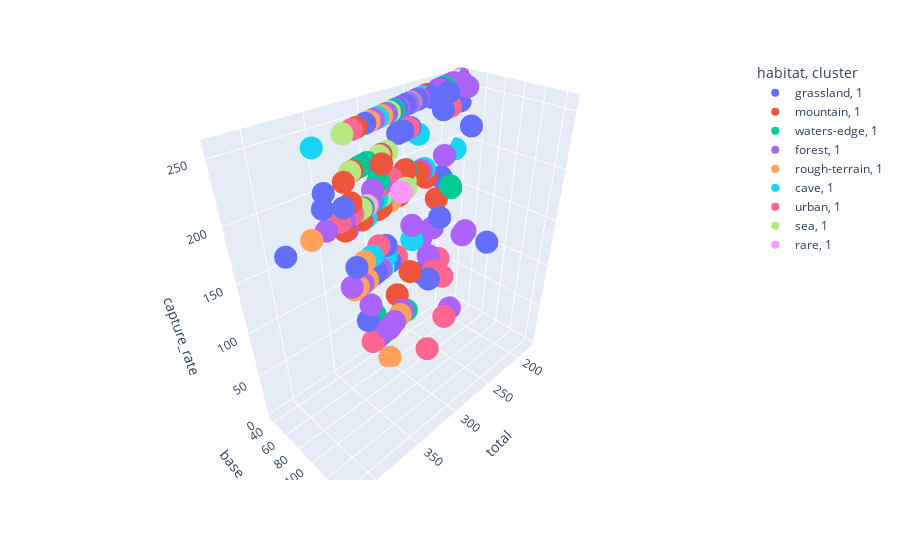
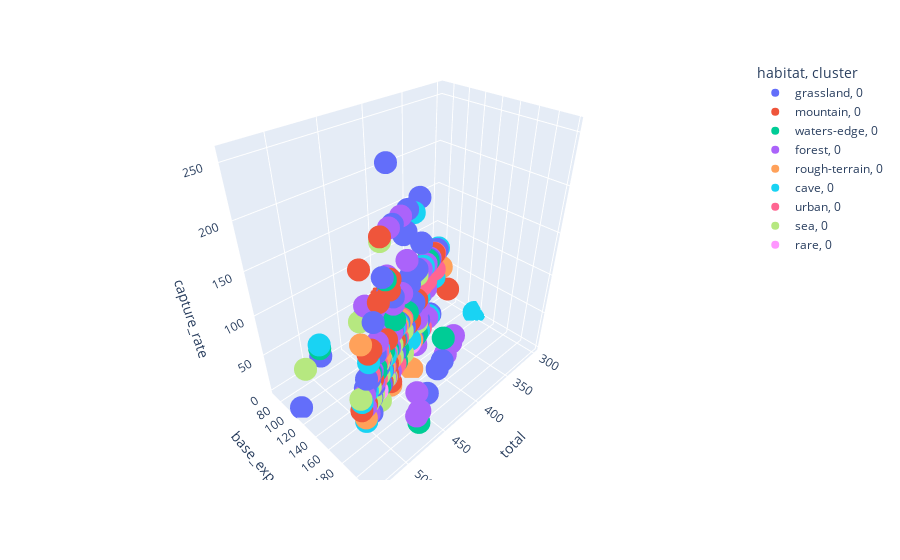

These figures' notebook cell, in order:
### Code cell
for C in list(pokemon_data.cluster.unique()):
    fig = px.scatter_3d(pokemon_data[pokemon_data.cluster == C], x='total', y='base_experience',z='capture_rate',color='habitat', symbol='cluster', hover_name='name',color_continuous_scale = 'sunset')
    fig.show()

### Figure 1 — Plotly figure (JSON) as saved in the notebook; plotly's stock layout.template omitted (floating-point values rounded to 4 significant figures)
{"data": [{"hovertemplate": "<b>%{hovertext}</b><br><br>habitat=grassland<br>cluster=1<br>total=%{x}<br>base_experience=%{y}<br>capture_rate=%{z}<extra></extra>", "hovertext": ["bulbasaur", "rattata", "ekans", "nidoran-f", "nidoran-m", "vulpix", "jigglypuff", "oddish", "growlithe", "ponyta", "doduo", "drowzee", "chikorita", "cyndaquil", "sentret", "igglybuff", "mareep", "hoppip", "skiploom", "sunkern", "torchic", "poochyena", "zigzagoon", "taillow", "electrike", "gulpin", "turtwig", "chimchar", "bidoof", "shinx", "budew", "cherubi", "buneary", "glameow", "stunky", "happiny", "skorupi", "croagunk", "snivy", "tepig", "patrat", "watchog", "lillipup", "purrloin", "pansage", "pansear", "blitzle", "cottonee", "petilil", "darumaka", "trubbish", "zorua", "minccino", "foongus", "ferroseed", "tynamo", "deino", "chespin", "fennekin", "bunnelby", "litleo", "skiddo", "skrelp", "helioptile", "noibat", "litten", "yungoos", "mareanie", "fomantis", "morelull", "salandit", "stufful", "bounsweet", "steenee", "grookey", "scorbunny", "skwovet", "rookidee", "nickit", "gossifleur", "wooloo", "yamper", "applin", "toxel", "sizzlipede", "impidimp"], "legendgroup": "grassland, 1", "marker": {"color": "#636efa", "symbol": "circle"}, "mode": "markers", "name": "grassland, 1", "scene": "scene", "showlegend": true, "type": "scatter3d", "x": [318, 253, 288, 275, 273, 299, 270, 320, 350, 410, 310, 328, 318, 309, 215, 210, 280, 250, 340, 180, 310, 220, 240, 270, 295, 302, 318, 309, 250, 263, 280, 275, 350, 310, 329, 220, 330, 300, 308, 308, 255, 420, 275, 281, 316, 316, 295, 280, 280, 315, 329, 330, 300, 294, 305, 275, 300, 313, 307, 237, 369, 350, 320, 289, 245, 320, 253, 305, 250, 285, 320, 340, 210, 290, 310, 310, 275, 245, 245, 250, 270, 270, 260, 242, 305, 265], "y": [64, 51, 58, 55, 55, 60, 95, 64, 70, 82, 62, 66, 64, 62, 43, 42, 56, 50, 119, 36, 62, 56, 56, 54, 59, 60, 64, 62, 50, 53, 56, 55, 70, 62, 66, 110, 66, 60, 62, 62, 51, 147, 55, 56, 63, 63, 59, 56, 56, 63, 66, 66, 60, 59, 61, 55, 60, 63, 61, 47, 74, 70, 64, 58, 49, 64, 51, 61, 50, 57, 64, 68, 42, 102, 62, 62, 55, 49, 49, 50, 122, 54, 52, 48, 61, 53], "z": [45, 255, 255, 235, 235, 190, 170, 255, 190, 190, 190, 190, 45, 45, 255, 170, 235, 255, 120, 235, 45, 255, 255, 200, 120, 225, 45, 45, 255, 235, 255, 190, 190, 190, 225, 130, 120, 140, 45, 45, 255, 255, 255, 255, 190, 190, 190, 190, 190, 120, 190, 75, 255, 190, 255, 190, 45, 45, 45, 255, 220, 200, 225, 190, 190, 45, 255, 190, 190, 190, 120, 140, 235, 120, 45, 45, 255, 255, 255, 190, 255, 255, 255, 75, 190, 255]}, {"hovertemplate": "<b>%{hovertext}</b><br><br>habitat=mountain<br>cluster=1<br>total=%{x}<br>base_experience=%{y}<br>capture_rate=%{z}<extra></extra>", "hovertext": ["charmander", "clefairy", "mankey", "machop", "geodude", "cubone", "cleffa", "teddiursa", "slugma", "larvitar", "makuhita", "aron", "meditite", "numel", "spoink", "spinda", "bonsly", "riolu", "roggenrola", "timburr", "mienfoo", "flabebe", "pancham", "spritzee", "swirlix", "crabrawler", "rockruff", "rolycoly", "clobbopus", "milcery"], "legendgroup": "mountain, 1", "marker": {"color": "#EF553B", "symbol": "circle"}, "mode": "markers", "name": "mountain, 1", "scene": "scene", "showlegend": true, "type": "scatter3d", "x": [309, 323, 305, 305, 300, 320, 218, 330, 250, 300, 237, 330, 280, 305, 330, 360, 290, 285, 280, 305, 350, 303, 348, 341, 341, 338, 280, 240, 310, 270], "y": [62, 113, 61, 61, 60, 64, 44, 66, 50, 60, 47, 66, 56, 61, 66, 126, 58, 57, 56, 61, 70, 61, 70, 68, 68, 68, 56, 48, 62, 54], "z": [45, 150, 190, 180, 255, 190, 150, 120, 190, 45, 180, 180, 180, 255, 255, 255, 255, 75, 255, 180, 180, 225, 220, 200, 200, 225, 190, 255, 180, 200]}, {"hovertemplate": "<b>%{hovertext}</b><br><br>habitat=waters-edge<br>cluster=1<br>total=%{x}<br>base_experience=%{y}<br>capture_rate=%{z}<extra></extra>", "hovertext": ["squirtle", "psyduck", "poliwag", "slowpoke", "krabby", "goldeen", "magikarp", "dratini", "totodile", "marill", "wooper", "mudkip", "lotad", "lombre", "surskit", "azurill", "barboach", "corphish", "feebas", "piplup", "buizel", "shellos", "gible", "finneon", "oshawott", "panpour", "tympole", "frillish", "axew", "froakie", "clauncher", "goomy", "popplio", "dewpider", "jangmo-o", "sobble", "chewtle", "arrokuda", "dreepy"], "legendgroup": "waters-edge, 1", "marker": {"color": "#00cc96", "symbol": "circle"}, "mode": "markers", "name": "waters-edge, 1", "scene": "scene", "showlegend": true, "type": "scatter3d", "x": [314, 320, 300, 315, 325, 320, 200, 300, 314, 250, 210, 310, 220, 340, 269, 190, 288, 308, 200, 314, 330, 325, 300, 330, 308, 316, 294, 335, 320, 314, 330, 300, 320, 269, 300, 310, 284, 280, 270], "y": [63, 64, 60, 63, 65, 64, 40, 60, 63, 88, 42, 62, 44, 119, 54, 38, 58, 62, 40, 63, 66, 65, 60, 66, 62, 63, 59, 67, 64, 63, 66, 60, 64, 54, 60, 62, 57, 56, 54], "z": [45, 190, 255, 190, 225, 225, 255, 45, 45, 190, 255, 45, 255, 120, 200, 150, 190, 205, 255, 45, 190, 190, 45, 190, 45, 190, 255, 190, 75, 45, 225, 45, 45, 200, 45, 45, 255, 255, 45]}, {"hovertemplate": "<b>%{hovertext}</b><br><br>habitat=forest<br>cluster=1<br>total=%{x}<br>base_experience=%{y}<br>capture_rate=%{z}<extra></extra>", "hovertext": ["caterpie", "metapod", "weedle", "kakuna", "pidgey", "pidgeotto", "pikachu", "paras", "venonat", "bellsprout", "exeggcute", "hoothoot", "ledyba", "spinarak", "pichu", "togepi", "natu", "pineco", "treecko", "wurmple", "silcoon", "cascoon", "seedot", "nuzleaf", "shroomish", "slakoth", "nincada", "shedinja", "skitty", "swablu", "duskull", "starly", "staravia", "kricketot", "burmy", "combee", "drifloon", "snover", "pidove", "tranquill", "sewaddle", "venipede", "dwebble", "scraggy", "deerling", "karrablast", "joltik", "shelmet", "rufflet", "vullaby", "fletchling", "scatterbug", "spewpa", "phantump", "rowlet", "pikipek", "trumbeak", "grubbin", "cutiefly", "wimpod", "blipbug", "dottler"], "legendgroup": "forest, 1", "marker": {"color": "#ab63fa", "symbol": "circle"}, "mode": "markers", "name": "forest, 1", "scene": "scene", "showlegend": true, "type": "scatter3d", "x": [195, 205, 195, 205, 251, 349, 320, 285, 305, 300, 325, 262, 265, 250, 205, 245, 320, 290, 310, 195, 205, 205, 220, 340, 295, 280, 266, 236, 260, 310, 295, 245, 340, 194, 224, 244, 348, 334, 264, 358, 310, 260, 325, 348, 335, 315, 319, 305, 350, 370, 278, 200, 213, 309, 320, 265, 355, 300, 304, 230, 180, 335], "y": [39, 72, 39, 72, 50, 122, 112, 57, 61, 60, 65, 52, 53, 50, 41, 49, 64, 58, 62, 56, 72, 72, 44, 119, 59, 56, 53, 83, 52, 62, 59, 49, 119, 39, 45, 49, 70, 67, 53, 125, 62, 52, 65, 70, 67, 63, 64, 61, 70, 74, 56, 40, 75, 62, 64, 53, 124, 60, 61, 46, 36, 117], "z": [255, 120, 255, 120, 255, 120, 190, 190, 190, 255, 90, 255, 255, 255, 190, 190, 190, 190, 45, 255, 120, 120, 255, 120, 255, 255, 255, 45, 255, 255, 190, 255, 120, 255, 120, 120, 125, 120, 255, 120, 255, 255, 190, 180, 190, 200, 190, 200, 190, 190, 255, 255, 120, 120, 45, 255, 120, 255, 190, 90, 255, 120]}, {"hovertemplate": "<b>%{hovertext}</b><br><br>habitat=rough-terrain<br>cluster=1<br>total=%{x}<br>base_experience=%{y}<br>capture_rate=%{z}<extra></extra>", "hovertext": ["spearow", "sandshrew", "magnemite", "rhyhorn", "houndour", "phanpy", "trapinch", "vibrava", "cacnea", "baltoy", "bagon", "beldum", "bronzor", "hippopotas", "drilbur", "sandile", "golett", "pawniard", "inkay", "mudbray", "silicobra"], "legendgroup": "rough-terrain, 1", "marker": {"color": "#FFA15A", "symbol": "circle"}, "mode": "markers", "name": "rough-terrain, 1", "scene": "scene", "showlegend": true, "type": "scatter3d", "x": [262, 300, 325, 345, 330, 330, 290, 340, 335, 300, 300, 300, 300, 330, 328, 292, 303, 340, 288, 385, 315], "y": [52, 60, 65, 69, 66, 66, 58, 119, 67, 60, 60, 60, 60, 66, 66, 58, 61, 68, 58, 77, 63], "z": [255, 255, 190, 120, 120, 120, 255, 120, 190, 255, 45, 3, 255, 140, 120, 180, 190, 120, 190, 190, 255]}, {"hovertemplate": "<b>%{hovertext}</b><br><br>habitat=cave<br>cluster=1<br>total=%{x}<br>base_experience=%{y}<br>capture_rate=%{z}<extra></extra>", "hovertext": ["zubat", "diglett", "gastly", "swinub", "whismur", "nosepass", "wynaut", "snorunt", "yamask", "vanillite", "klink", "litwick", "cubchoo", "honedge", "bergmite", "sandygast", "sinistea", "snom", "cufant"], "legendgroup": "cave, 1", "marker": {"color": "#19d3f3", "symbol": "circle"}, "mode": "markers", "name": "cave, 1", "scene": "scene", "showlegend": true, "type": "scatter3d", "x": [245, 265, 310, 250, 240, 375, 260, 300, 303, 305, 300, 275, 305, 325, 304, 320, 308, 185, 330], "y": [49, 53, 62, 50, 48, 75, 52, 60, 61, 61, 60, 55, 61, 65, 61, 64, 62, 37, 66], "z": [255, 255, 190, 225, 190, 255, 125, 190, 190, 255, 130, 190, 120, 180, 190, 140, 120, 190, 190]}, {"hovertemplate": "<b>%{hovertext}</b><br><br>habitat=urban<br>cluster=1<br>total=%{x}<br>base_experience=%{y}<br>capture_rate=%{z}<extra></extra>", "hovertext": ["meowth", "abra", "grimer", "voltorb", "koffing", "ditto", "eevee", "snubbull", "smeargle", "tyrogue", "smoochum", "ralts", "kirlia", "shuppet", "chingling", "mime-jr", "munna", "gothita", "solosis", "elgyem", "espurr", "cosmog", "hatenna"], "legendgroup": "urban, 1", "marker": {"color": "#FF6692", "symbol": "circle"}, "mode": "markers", "name": "urban, 1", "scene": "scene", "showlegend": true, "type": "scatter3d", "x": [290, 310, 325, 330, 340, 288, 325, 300, 250, 210, 305, 198, 278, 295, 285, 310, 292, 290, 290, 335, 355, 200, 265], "y": [58, 62, 65, 66, 68, 101, 65, 60, 88, 42, 61, 40, 97, 59, 57, 62, 58, 58, 58, 67, 71, 40, 53], "z": [255, 200, 190, 190, 190, 35, 45, 190, 45, 75, 45, 235, 120, 225, 120, 145, 190, 200, 200, 255, 190, 45, 235]}, {"hovertemplate": "<b>%{hovertext}</b><br><br>habitat=sea<br>cluster=1<br>total=%{x}<br>base_experience=%{y}<br>capture_rate=%{z}<extra></extra>", "hovertext": ["tentacool", "seel", "shellder", "horsea", "staryu", "chinchou", "remoraid", "wingull", "carvanha", "spheal", "clamperl", "luvdisc", "ducklett", "binacle"], "legendgroup": "sea, 1", "marker": {"color": "#B6E880", "symbol": "circle"}, "mode": "markers", "name": "sea, 1", "scene": "scene", "showlegend": true, "type": "scatter3d", "x": [335, 325, 305, 295, 340, 330, 300, 270, 305, 290, 345, 330, 305, 306], "y": [67, 65, 61, 59, 68, 66, 60, 54, 61, 58, 69, 116, 61, 61], "z": [190, 190, 190, 225, 225, 190, 190, 190, 225, 255, 255, 225, 190, 120]}, {"hovertemplate": "<b>%{hovertext}</b><br><br>habitat=rare<br>cluster=1<br>total=%{x}<br>base_experience=%{y}<br>capture_rate=%{z}<extra></extra>", "hovertext": ["unown", "woobat"], "legendgroup": "rare, 1", "marker": {"color": "#FF97FF", "symbol": "circle"}, "mode": "markers", "name": "rare, 1", "scene": "scene", "showlegend": true, "type": "scatter3d", "x": [336, 323], "y": [118, 65], "z": [225, 190]}], "layout": {"legend": {"title": {"text": "habitat, cluster"}, "tracegroupgap": 0}, "margin": {"t": 60}, "scene": {"domain": {"x": [0, 1], "y": [0, 1]}, "xaxis": {"title": {"text": "total"}}, "yaxis": {"title": {"text": "base_experience"}}, "zaxis": {"title": {"text": "capture_rate"}}}}}

### Figure 2 — Plotly figure (JSON) as saved in the notebook; plotly's stock layout.template omitted (floating-point values rounded to 4 significant figures)
{"data": [{"hovertemplate": "<b>%{hovertext}</b><br><br>habitat=grassland<br>cluster=0<br>total=%{x}<br>base_experience=%{y}<br>capture_rate=%{z}<extra></extra>", "hovertext": ["ivysaur", "raticate", "arbok", "nidorina", "nidorino", "ninetales", "wigglytuff", "gloom", "rapidash", "farfetchd", "dodrio", "hypno", "lickitung", "tangela", "kangaskhan", "scyther", "electabuzz", "tauros", "bayleef", "quilava", "furret", "flaaffy", "jumpluff", "sunflora", "girafarig", "scizor", "elekid", "miltank", "combusken", "mightyena", "linoone", "swellow", "manectric", "plusle", "minun", "roselia", "swalot", "zangoose", "seviper", "castform", "chimecho", "grotle", "monferno", "bibarel", "luxio", "pachirisu", "cherrim", "ambipom", "lopunny", "purugly", "skuntank", "munchlax", "drapion", "toxicroak", "carnivine", "rotom", "servine", "pignite", "herdier", "liepard", "simisage", "simisear", "zebstrika", "whimsicott", "lilligant", "maractus", "garbodor", "zoroark", "cinccino", "emolga", "amoonguss", "ferrothorn", "eelektrik", "bouffalant", "heatmor", "zweilous", "quilladin", "braixen", "diggersby", "fletchinder", "talonflame", "pyroar", "furfrou", "dragalge", "heliolisk", "dedenne", "torracat", "gumshoos", "toxapex", "lurantis", "shiinotic", "salazzle", "bewear", "oranguru", "type-null", "komala", "turtonator", "togedemaru", "drampa", "poipole", "thwackey", "raboot", "greedent", "corvisquire", "thievul", "eldegoss", "dubwool", "boltund", "flapple", "appletun", "morgrem", "pincurchin", "morpeko", "dracozolt", "arctozolt"], "legendgroup": "grassland, 0", "marker": {"color": "#636efa", "symbol": "circle"}, "mode": "markers", "name": "grassland, 0", "scene": "scene", "showlegend": true, "type": "scatter3d", "x": [405, 413, 448, 365, 365, 505, 435, 395, 500, 377, 470, 483, 385, 435, 490, 500, 490, 490, 405, 405, 415, 365, 460, 425, 455, 500, 360, 490, 405, 420, 420, 455, 475, 405, 405, 400, 467, 458, 458, 420, 455, 405, 405, 410, 363, 405, 450, 482, 480, 452, 479, 390, 500, 490, 454, 440, 413, 418, 370, 446, 498, 498, 497, 480, 480, 461, 474, 510, 470, 428, 464, 489, 405, 490, 484, 420, 405, 409, 423, 382, 499, 507, 472, 494, 481, 431, 420, 418, 495, 480, 405, 480, 500, 490, 534, 480, 485, 435, 485, 420, 420, 420, 460, 365, 455, 460, 490, 490, 485, 485, 370, 435, 436, 505, 505], "y": [142, 145, 157, 128, 128, 177, 196, 138, 175, 132, 165, 169, 77, 87, 172, 100, 172, 172, 142, 142, 145, 128, 207, 149, 159, 175, 72, 172, 142, 147, 147, 159, 166, 142, 142, 140, 163, 160, 160, 147, 159, 142, 142, 144, 127, 142, 158, 169, 168, 158, 168, 78, 175, 172, 159, 154, 145, 146, 130, 156, 174, 174, 174, 168, 168, 161, 166, 179, 165, 150, 162, 171, 142, 172, 169, 147, 142, 143, 148, 134, 175, 177, 165, 173, 168, 151, 147, 146, 173, 168, 142, 168, 175, 172, 107, 168, 170, 152, 170, 189, 147, 147, 161, 128, 159, 161, 172, 172, 170, 170, 130, 152, 153, 177, 177], "z": [45, 127, 90, 120, 120, 75, 50, 120, 60, 45, 45, 75, 45, 45, 45, 45, 45, 45, 45, 45, 90, 120, 45, 120, 60, 25, 45, 45, 45, 127, 90, 45, 45, 200, 200, 150, 75, 90, 90, 45, 45, 45, 45, 127, 120, 200, 75, 45, 60, 75, 60, 50, 45, 75, 200, 45, 45, 45, 120, 90, 75, 75, 75, 75, 75, 255, 60, 45, 60, 200, 75, 90, 60, 45, 90, 45, 45, 45, 127, 120, 45, 65, 160, 55, 75, 180, 45, 127, 75, 75, 75, 45, 70, 45, 3, 45, 70, 180, 70, 45, 45, 45, 90, 120, 127, 75, 127, 45, 45, 45, 120, 75, 180, 45, 45]}, {"hovertemplate": "<b>%{hovertext}</b><br><br>habitat=mountain<br>cluster=0<br>total=%{x}<br>base_experience=%{y}<br>capture_rate=%{z}<extra></extra>", "hovertext": ["charmeleon", "primeape", "machoke", "graveler", "marowak", "magmar", "aerodactyl", "gligar", "shuckle", "ursaring", "magcargo", "delibird", "magby", "pupitar", "hariyama", "lairon", "medicham", "camerupt", "torkoal", "grumpig", "absol", "cranidos", "rampardos", "shieldon", "bastiodon", "boldore", "gurdurr", "throh", "sawk", "archen", "mienshao", "floette", "pangoro", "aromatisse", "slurpuff", "tyrunt", "hawlucha", "crabominable", "comfey", "passimian", "carkol", "grapploct", "sirfetchd", "alcremie", "falinks", "stonjourner", "kubfu"], "legendgroup": "mountain, 0", "marker": {"color": "#EF553B", "symbol": "circle"}, "mode": "markers", "name": "mountain, 0", "scene": "scene", "showlegend": true, "type": "scatter3d", "x": [405, 455, 405, 390, 425, 495, 515, 430, 505, 500, 430, 330, 365, 410, 474, 430, 410, 460, 470, 470, 465, 350, 495, 350, 495, 390, 405, 465, 465, 401, 510, 371, 495, 462, 480, 362, 500, 478, 485, 490, 410, 480, 507, 495, 470, 470, 385], "y": [142, 159, 142, 137, 149, 173, 180, 86, 177, 175, 151, 116, 73, 144, 166, 151, 144, 161, 165, 165, 163, 70, 173, 70, 173, 137, 142, 163, 163, 71, 179, 130, 173, 162, 168, 72, 175, 167, 170, 172, 144, 168, 177, 173, 165, 165, 77], "z": [45, 75, 90, 120, 75, 45, 45, 60, 190, 60, 75, 45, 45, 45, 200, 90, 90, 150, 90, 60, 30, 45, 45, 45, 45, 120, 90, 45, 45, 45, 45, 120, 65, 140, 140, 45, 100, 60, 60, 45, 120, 45, 45, 100, 45, 60, 3]}, {"hovertemplate": "<b>%{hovertext}</b><br><br>habitat=waters-edge<br>cluster=0<br>total=%{x}<br>base_experience=%{y}<br>capture_rate=%{z}<extra></extra>", "hovertext": ["wartortle", "golduck", "poliwhirl", "slowbro", "kingler", "seaking", "dragonair", "croconaw", "azumarill", "quagsire", "slowking", "marshtomp", "ludicolo", "masquerain", "whiscash", "crawdaunt", "anorith", "armaldo", "prinplup", "floatzel", "gastrodon", "gabite", "lumineon", "phione", "dewott", "simipour", "palpitoad", "jellicent", "alomomola", "fraxure", "druddigon", "frogadier", "clawitzer", "sliggoo", "brionne", "araquanid", "pyukumuku", "bruxish", "hakamo-o", "drizzile", "barraskewda", "drakloak"], "legendgroup": "waters-edge, 0", "marker": {"color": "#00cc96", "symbol": "circle"}, "mode": "markers", "name": "waters-edge, 0", "scene": "scene", "showlegend": true, "type": "scatter3d", "x": [405, 500, 385, 490, 475, 450, 420, 405, 420, 430, 490, 405, 480, 454, 468, 468, 355, 495, 405, 495, 475, 410, 460, 480, 413, 498, 384, 480, 470, 410, 485, 405, 500, 452, 420, 454, 410, 475, 420, 420, 490, 410], "y": [142, 175, 135, 172, 166, 158, 147, 142, 189, 151, 172, 142, 216, 159, 164, 164, 71, 173, 142, 173, 166, 144, 161, 216, 145, 174, 134, 168, 165, 144, 170, 142, 100, 158, 147, 159, 144, 166, 147, 147, 172, 144], "z": [45, 75, 120, 75, 60, 60, 45, 45, 75, 90, 70, 45, 45, 75, 75, 155, 45, 45, 45, 75, 75, 45, 75, 30, 45, 75, 120, 60, 75, 60, 45, 45, 55, 45, 45, 100, 60, 80, 45, 45, 60, 45]}, {"hovertemplate": "<b>%{hovertext}</b><br><br>habitat=forest<br>cluster=0<br>total=%{x}<br>base_experience=%{y}<br>capture_rate=%{z}<extra></extra>", "hovertext": ["butterfree", "beedrill", "pidgeot", "raichu", "parasect", "venomoth", "weepinbell", "pinsir", "noctowl", "ledian", "ariados", "togetic", "xatu", "sudowoodo", "aipom", "yanma", "murkrow", "forretress", "heracross", "sneasel", "stantler", "grovyle", "beautifly", "dustox", "shiftry", "breloom", "vigoroth", "ninjask", "delcatty", "volbeat", "illumise", "altaria", "kecleon", "dusclops", "tropius", "staraptor", "kricketune", "mothim", "vespiquen", "drifblim", "honchkrow", "chatot", "spiritomb", "abomasnow", "weavile", "swadloon", "whirlipede", "scolipede", "crustle", "scrafty", "sawsbuck", "escavalier", "galvantula", "accelgor", "braviary", "mandibuzz", "durant", "larvesta", "vivillon", "trevenant", "dartrix", "toucannon", "charjabug", "ribombee"], "legendgroup": "forest, 0", "marker": {"color": "#ab63fa", "symbol": "circle"}, "mode": "markers", "name": "forest, 0", "scene": "scene", "showlegend": true, "type": "scatter3d", "x": [395, 395, 479, 485, 405, 450, 390, 500, 452, 390, 400, 405, 470, 410, 360, 390, 405, 465, 500, 430, 465, 405, 395, 385, 480, 460, 440, 456, 400, 430, 430, 490, 440, 455, 460, 485, 384, 424, 474, 498, 505, 411, 485, 494, 510, 380, 360, 485, 485, 488, 475, 495, 472, 495, 510, 510, 484, 360, 411, 474, 420, 485, 400, 464], "y": [178, 178, 216, 218, 142, 158, 137, 175, 158, 137, 140, 142, 165, 144, 72, 78, 81, 163, 175, 86, 163, 142, 178, 173, 216, 161, 154, 160, 140, 151, 151, 172, 154, 159, 161, 218, 134, 148, 166, 174, 177, 144, 170, 173, 179, 133, 126, 218, 170, 171, 166, 173, 165, 173, 179, 179, 169, 72, 185, 166, 147, 218, 140, 162], "z": [45, 45, 45, 75, 75, 75, 120, 45, 90, 90, 90, 75, 75, 65, 45, 75, 30, 75, 45, 60, 45, 45, 45, 45, 45, 90, 120, 120, 60, 150, 150, 45, 200, 90, 200, 45, 45, 45, 45, 60, 30, 30, 100, 60, 45, 120, 120, 45, 75, 90, 75, 75, 75, 75, 60, 60, 90, 45, 45, 60, 45, 45, 120, 75]}, {"hovertemplate": "<b>%{hovertext}</b><br><br>habitat=rough-terrain<br>cluster=0<br>total=%{x}<br>base_experience=%{y}<br>capture_rate=%{z}<extra></extra>", "hovertext": ["fearow", "sandslash", "magneton", "rhydon", "skarmory", "houndoom", "donphan", "cacturne", "claydol", "shelgon", "metang", "bronzong", "gliscor", "excadrill", "krokorok", "stunfisk", "golurk", "bisharp", "malamar", "mudsdale", "sandaconda", "runerigus"], "legendgroup": "rough-terrain, 0", "marker": {"color": "#FFA15A", "symbol": "circle"}, "mode": "markers", "name": "rough-terrain, 0", "scene": "scene", "showlegend": true, "type": "scatter3d", "x": [442, 450, 465, 485, 465, 500, 500, 475, 500, 420, 420, 500, 510, 508, 351, 471, 483, 490, 482, 500, 510, 483], "y": [155, 158, 163, 170, 163, 175, 175, 166, 175, 147, 147, 175, 179, 178, 123, 165, 169, 172, 169, 175, 179, 169], "z": [90, 90, 60, 60, 25, 45, 60, 60, 90, 45, 3, 90, 30, 60, 90, 75, 90, 45, 80, 60, 120, 90]}, {"hovertemplate": "<b>%{hovertext}</b><br><br>habitat=cave<br>cluster=0<br>total=%{x}<br>base_experience=%{y}<br>capture_rate=%{z}<extra></extra>", "hovertext": ["golbat", "dugtrio", "haunter", "onix", "misdreavus", "wobbuffet", "dunsparce", "steelix", "piloswine", "loudred", "sableye", "mawile", "lunatone", "solrock", "glalie", "mismagius", "froslass", "cofagrigus", "vanillish", "klang", "lampent", "beartic", "doublade", "carbink", "klefki", "avalugg", "palossand", "meltan", "polteageist", "perrserker", "frosmoth", "copperajah"], "legendgroup": "cave, 0", "marker": {"color": "#19d3f3", "symbol": "circle"}, "mode": "markers", "name": "cave, 0", "scene": "scene", "showlegend": true, "type": "scatter3d", "x": [455, 425, 405, 385, 435, 405, 415, 510, 450, 360, 380, 380, 460, 460, 480, 495, 480, 483, 395, 440, 370, 505, 448, 500, 470, 514, 480, 300, 508, 440, 475, 500], "y": [159, 149, 142, 77, 87, 142, 145, 179, 158, 126, 133, 133, 161, 161, 168, 173, 168, 169, 138, 154, 130, 177, 157, 100, 165, 180, 168, 135, 178, 154, 168, 175], "z": [90, 50, 90, 45, 45, 45, 190, 25, 75, 120, 45, 45, 45, 45, 75, 45, 75, 90, 120, 60, 90, 60, 90, 60, 75, 55, 60, 3, 60, 90, 75, 90]}, {"hovertemplate": "<b>%{hovertext}</b><br><br>habitat=urban<br>cluster=0<br>total=%{x}<br>base_experience=%{y}<br>capture_rate=%{z}<extra></extra>", "hovertext": ["persian", "kadabra", "muk", "electrode", "hitmonlee", "hitmonchan", "weezing", "mr-mime", "jynx", "porygon", "granbull", "hitmontop", "banette", "musharna", "gothorita", "duosion", "beheeyem", "cosmoem", "hattrem"], "legendgroup": "urban, 0", "marker": {"color": "#FF6692", "symbol": "circle"}, "mode": "markers", "name": "urban, 0", "scene": "scene", "showlegend": true, "type": "scatter3d", "x": [440, 400, 500, 490, 455, 455, 490, 460, 455, 395, 450, 455, 455, 487, 390, 370, 485, 400, 370], "y": [154, 140, 175, 172, 159, 159, 172, 161, 159, 79, 158, 159, 159, 170, 137, 130, 170, 140, 130], "z": [90, 100, 75, 60, 45, 45, 60, 45, 45, 45, 75, 45, 45, 75, 100, 100, 90, 45, 120]}, {"hovertemplate": "<b>%{hovertext}</b><br><br>habitat=sea<br>cluster=0<br>total=%{x}<br>base_experience=%{y}<br>capture_rate=%{z}<extra></extra>", "hovertext": ["tentacruel", "dewgong", "seadra", "omanyte", "omastar", "kabuto", "kabutops", "lanturn", "qwilfish", "corsola", "octillery", "mantine", "pelipper", "sharpedo", "wailmer", "wailord", "lileep", "cradily", "sealeo", "huntail", "gorebyss", "relicanth", "mantyke", "tirtouga", "carracosta", "swanna", "barbaracle", "amaura", "aurorus", "drednaw", "cramorant", "dracovish", "arctovish"], "legendgroup": "sea, 0", "marker": {"color": "#B6E880", "symbol": "circle"}, "mode": "markers", "name": "sea, 0", "scene": "scene", "showlegend": true, "type": "scatter3d", "x": [515, 475, 440, 355, 495, 355, 495, 460, 440, 410, 480, 485, 440, 460, 400, 500, 355, 495, 410, 485, 485, 485, 345, 355, 495, 473, 500, 362, 521, 485, 475, 505, 505], "y": [180, 166, 154, 71, 173, 71, 173, 161, 88, 144, 168, 170, 154, 161, 80, 175, 71, 173, 144, 170, 170, 170, 69, 71, 173, 166, 175, 72, 104, 170, 166, 177, 177], "z": [60, 75, 75, 45, 45, 45, 45, 75, 45, 60, 75, 25, 45, 60, 125, 60, 45, 45, 120, 60, 60, 25, 25, 45, 45, 45, 45, 45, 45, 75, 45, 45, 45]}, {"hovertemplate": "<b>%{hovertext}</b><br><br>habitat=rare<br>cluster=0<br>total=%{x}<br>base_experience=%{y}<br>capture_rate=%{z}<extra></extra>", "hovertext": ["swoobat", "sigilyph"], "legendgroup": "rare, 0", "marker": {"color": "#FF97FF", "symbol": "circle"}, "mode": "markers", "name": "rare, 0", "scene": "scene", "showlegend": true, "type": "scatter3d", "x": [425, 490], "y": [149, 172], "z": [45, 45]}], "layout": {"legend": {"title": {"text": "habitat, cluster"}, "tracegroupgap": 0}, "margin": {"t": 60}, "scene": {"domain": {"x": [0, 1], "y": [0, 1]}, "xaxis": {"title": {"text": "total"}}, "yaxis": {"title": {"text": "base_experience"}}, "zaxis": {"title": {"text": "capture_rate"}}}}}
